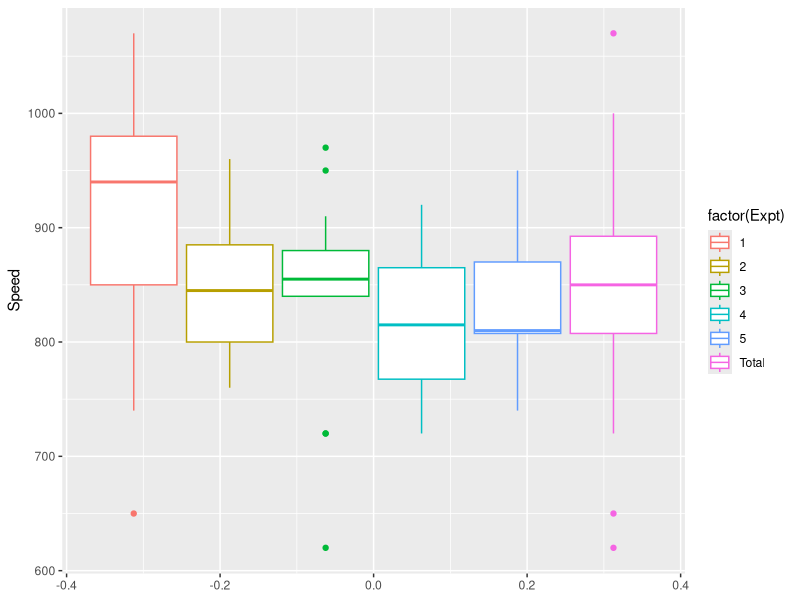
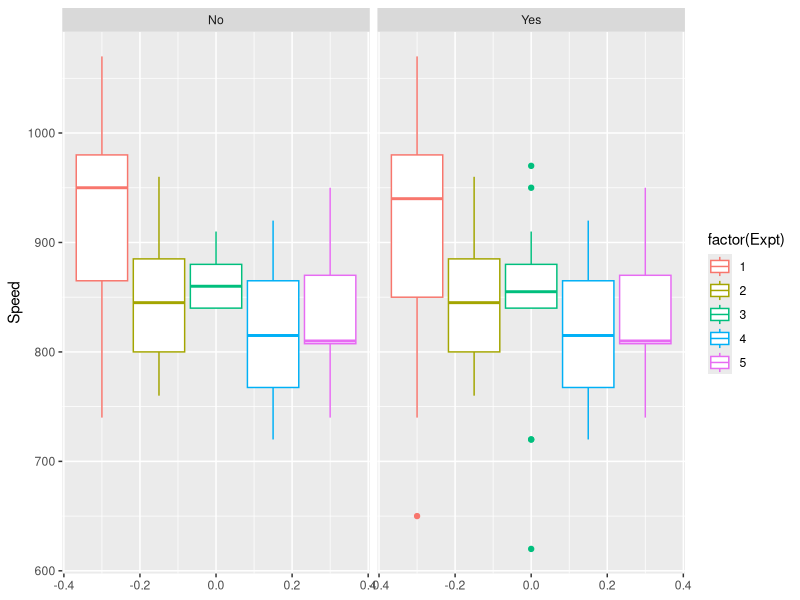

R code for these plots, in order:
## ---- chunk 1
knitr::opts_chunk$set(echo = TRUE)
library(tidyverse)
library(ggplot2)
library(magrittr)

morley.dat <- read.table("morley.dat", header=TRUE)
humandNames <- read.csv("humans-names.csv")
## ---- chunk 2
morley.dat %>%                                                                    
  mutate(Expt = "Total") %>%                                   # Grouping all the experiments results into one factor. 
  rbind(morley.dat) %>%                                        # Binding old and new dataframes together.
  ggplot(aes(y = Speed, group = Expt, color = factor(Expt))) + # Plotting boxplots.
  geom_boxplot()
## ---- chunk 3
morley.dat %>%
  group_by(Expt) %>%
  mutate(
    q25 = quantile(Speed, 0.25),
    q50 = quantile(Speed, 0.50),
    q75 = quantile(Speed, 0.75)
  ) %>%
  mutate(IQR = q75 - q25) %>%
  filter(Speed < q75 + 1.5*IQR) %>%
  filter(Speed > q25 - 1.5*IQR) %>%
  mutate(outliers = "No") %>%
  rbind(mutate(morley.dat, outliers = "Yes")) %>%
  ggplot(aes(y = Speed, group = Expt, color = factor(Expt))) + 
  geom_boxplot() +
  facet_wrap(~outliers)
## ---- chunk 4

## ---- chunk 5

## ---- chunk 6

